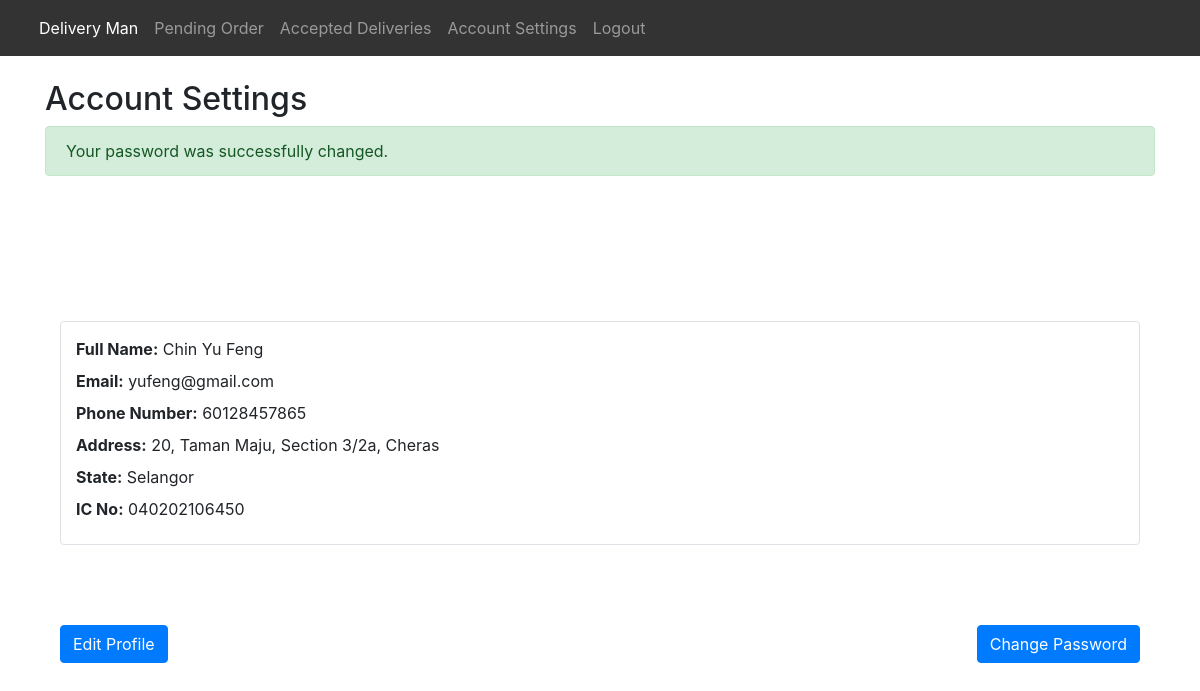
Page /user/accountSetting/ (signed in) on the committed database.
### app/models.py (models this page shows, shortened)
class Customer(models.Model):
    user = models.OneToOneField(User, on_delete=models.CASCADE, primary_key=True, related_name='customer_profile')
    customer_name = models.CharField(max_length=80, default='Unknown')
    customer_address = models.CharField(max_length=200)
    customer_state = models.CharField(max_length=30)
    customer_ic = models.CharField(max_length=30, unique=True)
    customer_phone_number = models.BigIntegerField()

class User(AbstractUser):
    is_customer = models.BooleanField(default=False)
    is_deliveryman = models.BooleanField(default=False)
    is_admin = models.BooleanField(default=False)
    email = models.EmailField(unique=True)
    USERNAME_FIELD = 'email'
    REQUIRED_FIELDS = []    # Remove 'email' from here since it's the USERNAME_FIELD

### app/views.py (the view)
# urls.py: path('user/accountSetting/', views.accountSetting, name = 'accountSetting'),
def accountSetting(request):
    user_email = request.session.get('user_email')
    show_alert = request.session.get('show_alert')
    request.session['show_alert'] = False
    if user_email:
        try:
            user = None
            if User.objects.get(email = user_email).is_deliveryman:
                user = DeliveryMan.objects.get(user = User.objects.get(email = user_email))
                context = {
                    'full_name': user.deliveryman_name,
                    'email': user_email,
                    'address': user.deliveryman_address,
                    'state': user.deliveryman_state,
                    'ic': user.deliveryman_ic,
                    'phone': user.deliveryman_phone_number,
                    'show_alert': show_alert
                }
            elif User.objects.get(email = user_email).is_customer:
                user = Customer.objects.get(user = User.objects.get(email = user_email))
                context = {
                    'full_name': user.customer_name,
                    'email': user_email,
                    'address': user.customer_address,
                    'state': user.customer_state,
                    'ic': user.customer_ic,
                    'phone': user.customer_phone_number,
                    'show_alert': show_alert
                }
            elif user is None:
                return redirect('loginPage')
            return render(request, 'accountSetting.html', context)
        except Customer.DoesNotExist or DeliveryMan.DoesNotExist: #If user not found
            messages.error(request, 'User does not exist')
            return redirect('loginPage')
    else:
        return redirect('loginPage') #Just back to login page

### app/templates/accountSetting.html (shortened to what this page needs)
<!DOCTYPE html>
<html lang="en">
<head>
    <link href="https://stackpath.bootstrapcdn.com/bootstrap/4.5.2/css/bootstrap.min.css" rel="stylesheet">
</head>
<body>
    <nav class="navbar navbar-expand-md navbar-dark" style="background-color: #333333;">
        <div class="container-fluid">
          <div class="collapse navbar-collapse" id="navbarNav">
            <ul class="navbar-nav">
              <li class="nav-item deliveryman-section">
                <a class="nav-link active" href="{% url 'deliveryDashboard' %}">Delivery Man</a>
              </li>
              <li class="nav-item">
                <a class="nav-link" href="{% url 'pendingOrder' %}">Pending Order</a>
              </li>
              <li class="nav-item">
                <a class="nav-link" href="{% url 'acceptedDelivery' %}">Accepted Deliveries</a>
              </li>
              <li class="nav-item">
                <a class="nav-link" href="{% url 'accountSetting' %}">Account Settings</a>
              </li>
              <li class="nav-item">
                <a class="nav-link" href="{% url 'logout' %}">Logout</a>
              </li>
            </ul>
          </div>
        </div>
      </nav>
    <div class="container mt-4">
        <h2 class="title">Account Settings</h2>
        <div id="successMessage" class="alert alert-success" style="display: none;">
            Your password was successfully changed.
        </div>
        <div class="vertical-center">
            <div class="container">
                <div class="account-info">
                    <p><strong>Full Name:</strong> {{ full_name }}</p>
                    <p><strong>Email:</strong> {{ email }}</p>
                    <p><strong>Phone Number:</strong> {{ phone }}</p>
                    <p><strong>Address:</strong> {{ address }}</p>
                    <p><strong>State:</strong> {{ state }}</p>
                    <p><strong>IC No:</strong> {{ ic }}</p>
                </div>
                <div class="button-container">
                    <button class="btn btn-primary" onclick="window.location.href='{% url 'editProfile' %}'">Edit Profile</button>
                    <button class="btn btn-primary" onclick="window.location.href='{% url 'changePassword' %}'">Change Password</button>
                </div>
            </div>
        </div>
    </div>
</body>
</html>

### app/templates/accountSetting.html (style rules this page uses)
.vertical-center { min-height: 100vh; min-height: calc(90vh - 120px); display: flex; align-items: center; justify-content: center; }
.account-info { border: 1px solid #dee2e6; padding: 15px; border-radius: 0.25rem; background-color: white; margin-bottom: 20px; }
.account-info p { margin-bottom: 0.5rem; }
.button-container { display: flex; justify-content: space-between; margin-top: 5rem; }

### rows in the picture
Customer: customer_name "Chin Yu Feng", customer_address "20, Taman Maju, Section 3/2a, Cheras", customer_state "Selangor", customer_ic "040202106450"
User: email "yufeng@gmail.com"

### other values in the picture
{{ phone }} "60128457865"
